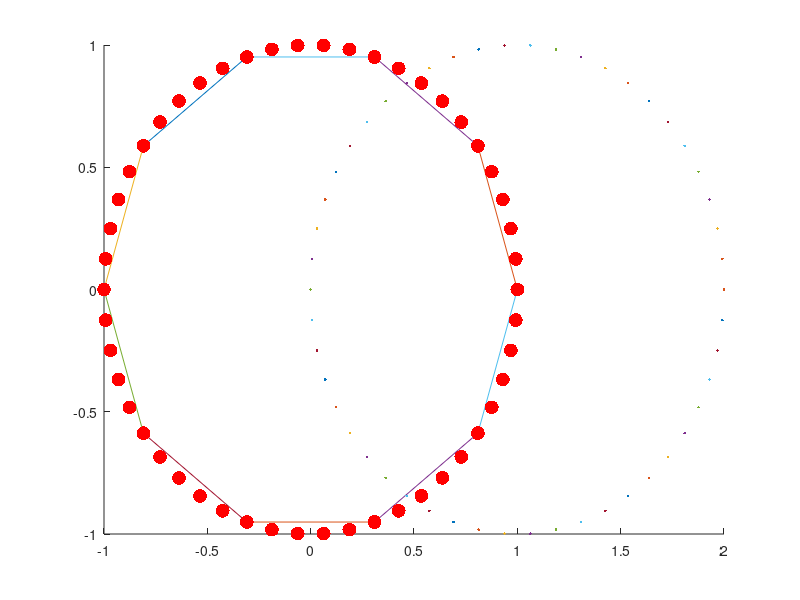

Here is the MATLAB script that generated this plot:
clear all
close all
clc


i = 0;
lados = 10;
radianos = (2*pi)/lados;
x = [0:radianos:2*pi];
M = [cos(x) -sin(x);sin(x) cos(x)];
while i < lados
    i = i + 1;
    hold on 
    plot([0 0],[0 0],[M(1, i) M(1, i+1)] ,[M(2, i) M(2, i+1)], '-');   
end

%%%%%%%%%%%%%%%%%%%%%%%%%%%%%%%%%%%%%%%%%%%%%%%%%%%%%%%%%%%%%%%%%%%%%%%%%%%%%%%%%%%%%%%%%%%%%%%%%%%%%%%%%%%%%

T = 5;
raio = 1;

for t = 0:0.1:10
    rcm = [raio*cos(2*pi*t/T),raio*sin(2*pi*t/T)];
    plot(rcm(1),rcm(2),'.r', 'MarkerSize', 30)
    plot(M(1)+ rcm(1), M(2) + rcm(2))
 
    pause(0.1)
    xlim=[-1.1*raio 1.1*raio];
    ylim=[-1.1*raio 1.1*raio];
end
